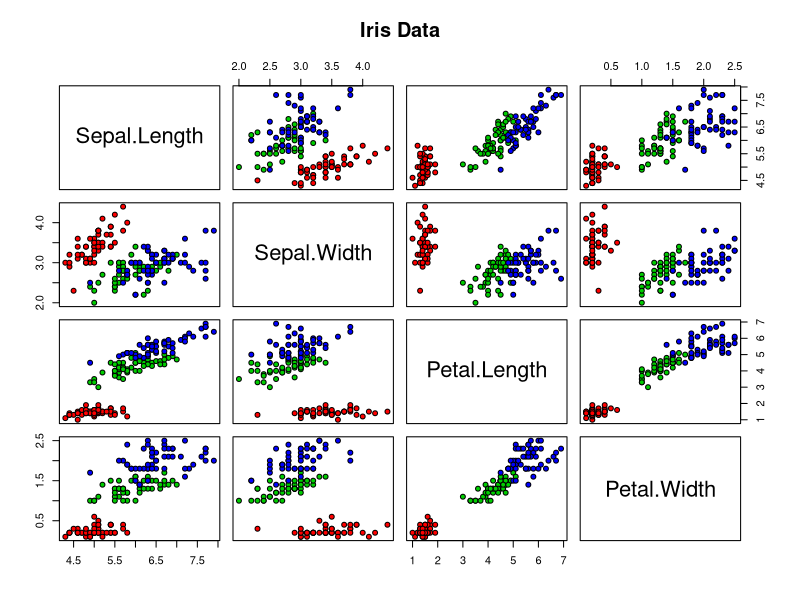

Write the R code that produced this figure.
## ---- chunk 1
head(iris)
## ---- chunk 2
summary(iris)
## ---- chunk 3
sum(is.na(iris))
## ---- chunk 4
print(paste("Dimensions of the dataset:", paste(dim(iris), collapse = " x ")))
## ---- chunk 5
library(ggplot2)
pairs(iris[1:4], main = "Iris Data", pch = 21, bg = c("red", "green3", "blue")[unclass(iris$Species)])
